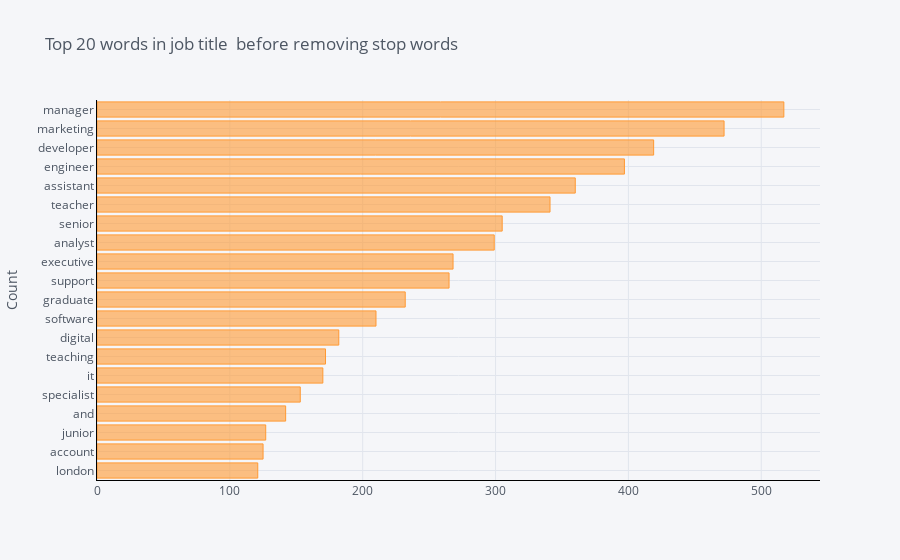

The notebook cell this image was saved under:
### Code cell
common_words = get_top_n_words(df['job title'], 20)
df1 = pd.DataFrame(common_words, columns = ['job title' , 'count'])
df1.groupby('job title').sum()['count'].sort_values().iplot(kind='barh', yTitle='Count', linecolor='black', title='Top 20 words in job title  before removing stop words')

### Figure 1 — Plotly figure (JSON) as saved in the notebook; plotly's stock layout.template omitted (floating-point values rounded to 4 significant figures)
{"data": [{"marker": {"color": "rgba(255, 153, 51, 0.6)", "line": {"color": "rgba(255, 153, 51, 1.0)", "width": 1}}, "name": "count", "orientation": "h", "text": "", "type": "bar", "x": [121, 125, 127, 142, 153, 170, 172, 182, 210, 232, 265, 268, 299, 305, 341, 360, 397, 419, 472, 517], "y": ["london", "account", "junior", "and", "specialist", "it", "teaching", "digital", "software", "graduate", "support", "executive", "analyst", "senior", "teacher", "assistant", "engineer", "developer", "marketing", "manager"]}], "layout": {"legend": {"bgcolor": "#F5F6F9", "font": {"color": "#4D5663"}}, "paper_bgcolor": "#F5F6F9", "plot_bgcolor": "#F5F6F9", "title": {"font": {"color": "#4D5663"}, "text": "Top 20 words in job title  before removing stop words"}, "xaxis": {"gridcolor": "#E1E5ED", "linecolor": "black", "showgrid": true, "tickfont": {"color": "#4D5663"}, "title": {"font": {"color": "#4D5663"}, "text": ""}, "zerolinecolor": "#E1E5ED"}, "yaxis": {"gridcolor": "#E1E5ED", "linecolor": "black", "showgrid": true, "tickfont": {"color": "#4D5663"}, "title": {"font": {"color": "#4D5663"}, "text": "Count"}, "zerolinecolor": "#E1E5ED"}}}
